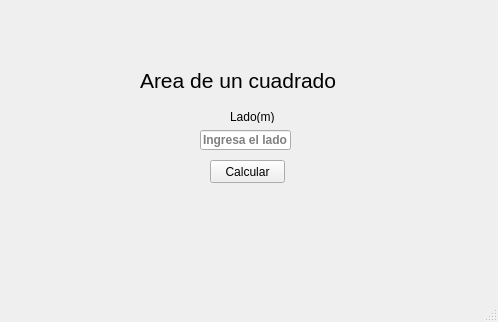
<?xml version="1.0" encoding="UTF-8"?>
<ui version="4.0">
 <class>MainWindow</class>
 <widget class="QMainWindow" name="MainWindow">
  <property name="geometry">
   <rect>
    <x>0</x>
    <y>0</y>
    <width>498</width>
    <height>322</height>
   </rect>
  </property>
  <property name="windowTitle">
   <string>MainWindow</string>
  </property>
  <widget class="QWidget" name="centralwidget">
   <widget class="QLabel" name="label">
    <property name="geometry">
     <rect>
      <x>140</x>
      <y>60</y>
      <width>221</width>
      <height>41</height>
     </rect>
    </property>
    <property name="font">
     <font>
      <pointsize>16</pointsize>
     </font>
    </property>
    <property name="text">
     <string>Area de un cuadrado</string>
    </property>
   </widget>
   <widget class="QLineEdit" name="txtLado">
    <property name="geometry">
     <rect>
      <x>200</x>
      <y>130</y>
      <width>91</width>
      <height>20</height>
     </rect>
    </property>
    <property name="font">
     <font>
      <weight>75</weight>
      <bold>true</bold>
     </font>
    </property>
    <property name="toolTip">
     <string>Ingresa el lado</string>
    </property>
    <property name="statusTip">
     <string>Ingresa el lado</string>
    </property>
    <property name="layoutDirection">
     <enum>Qt::RightToLeft</enum>
    </property>
    <property name="alignment">
     <set>Qt::AlignLeading|Qt::AlignLeft|Qt::AlignVCenter</set>
    </property>
    <property name="placeholderText">
     <string>Ingresa el lado</string>
    </property>
   </widget>
   <widget class="QPushButton" name="btnCalculo">
    <property name="geometry">
     <rect>
      <x>210</x>
      <y>160</y>
      <width>75</width>
      <height>23</height>
     </rect>
    </property>
    <property name="toolTip">
     <string>Presiona el boton</string>
    </property>
    <property name="statusTip">
     <string>Presiona el boton</string>
    </property>
    <property name="text">
     <string>Calcular</string>
    </property>
   </widget>
   <widget class="QLabel" name="label_2">
    <property name="geometry">
     <rect>
      <x>230</x>
      <y>110</y>
      <width>47</width>
      <height>13</height>
     </rect>
    </property>
    <property name="text">
     <string>Lado(m)</string>
    </property>
   </widget>
   <widget class="QLabel" name="label_3">
    <property name="geometry">
     <rect>
      <x>0</x>
      <y>10</y>
      <width>491</width>
      <height>51</height>
     </rect>
    </property>
    <property name="text">
     <string/>
    </property>
    <property name="pixmap">
     <pixmap resource="recursos_proyecto.qrc">:/LOGOS/Imagenes/uat.png</pixmap>
    </property>
    <property name="scaledContents">
     <bool>true</bool>
    </property>
   </widget>
   <widget class="QLabel" name="label_4">
    <property name="geometry">
     <rect>
      <x>330</x>
      <y>110</y>
      <width>151</width>
      <height>101</height>
     </rect>
    </property>
    <property name="text">
     <string/>
    </property>
    <property name="pixmap">
     <pixmap resource="recursos_proyecto.qrc">:/LOGOS/Imagenes/pngegg.png</pixmap>
    </property>
    <property name="scaledContents">
     <bool>true</bool>
    </property>
   </widget>
  </widget>
  <widget class="QMenuBar" name="menubar">
   <property name="geometry">
    <rect>
     <x>0</x>
     <y>0</y>
     <width>498</width>
     <height>21</height>
    </rect>
   </property>
  </widget>
  <widget class="QStatusBar" name="statusbar"/>
 </widget>
 <resources>
  <include location="recursos_proyecto.qrc"/>
 </resources>
 <connections/>
</ui>
